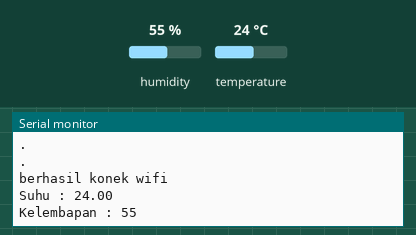
The sketch below on a simulated ESP8266 (NodeMCU). Parts: the last lines printed to the serial monitor. The test bench sets the inputs (shaded band); at power-on: humidity 55 %, temperature 24 °C. WiFi joins after 1.5 s; servers stay silent unless stated; uploads are accepted with an empty reply.

Above: at 2.7 s.
2.8 s: humidity set to 22 %
At 4.1 s:
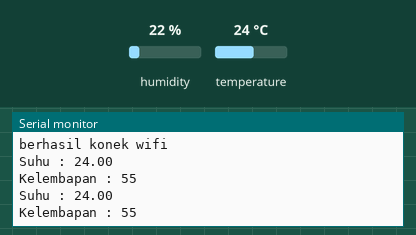
6.5 s: temperature set to 12 °C
At 8.1 s:
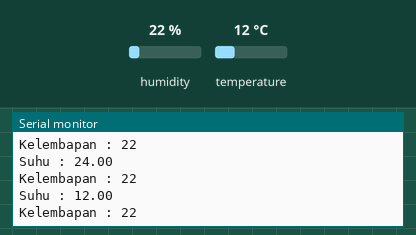
10.2 s: humidity set to 40 %
At 14.0 s:
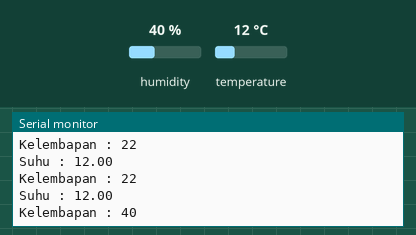
Timing chart, 0 to 15.5 s (numbered marks = the images above; inputs shaded):
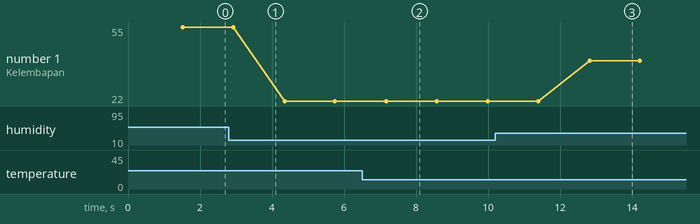

The sketch:

multisensor.ino
```cpp
#include "DHT.h"

#include <ESP8266HTTPClient.h>
#include<ESP8266WiFi.h>


WiFiClient wifiClient;
#define DHTPIN D2
#define DHTTYPE DHT11

DHT dht(DHTPIN,DHTTYPE);

// inisiasi variabel ssid dan pass
char ssid[]="Adrian";
char pass[]="bosspapa123";

// INISIASI VARIABEL HOST IP ADDRESS SERVER
const char* server="192.168.0.6";

void setup() {
  // put your setup code here, to run once:
  Serial.begin(9600);
  dht.begin();

    //inisiasi host
  WiFi.hostname("NodeMCU");
  //konek wifi
  WiFi.begin(ssid,pass);
  //cek koneksi
  while(WiFi.status() != WL_CONNECTED){
    Serial.println(".");
    delay(500);

  }
  Serial.println("berhasil konek wifi");

}

void loop() {
  // put your main code here, to run repeatedly:
  float suhu = dht.readTemperature();
  int kelembapan = dht.readHumidity();

    //tampilkan diserial
  Serial.println("Suhu : "+String(suhu));

  Serial.println("Kelembapan : "+String(kelembapan));
  Serial.println();

  WiFiClient client;
  const int httpPort =80;

  if(!client.connect(server,httpPort)){
    Serial.println("gagal terkoneksi ke web server");
    return;
  }

   HTTPClient http;
  //link url untuk kirim data
  String Link = "http://"+String(server)+"/multisensor/kirimdata.php?suhu=" + String(suhu) + "&kelembapan=" +String(kelembapan) ;
  //eksekusi
  http.begin(wifiClient, Link);
//  http.begin(Link);
  http.GET();
  //tangkap respon
  String respon = http.getString();
  Serial.println(respon);

  delay(1000);
}
```

Measured:
- after the input at 6.5 s, the serial monitor: prints a new line after 0.67 s (image 2)
- after the input at 10.2 s, the serial monitor: prints a new line after 2.6 s (image 3)
- plotted number 1: 55 → 22 after the input at 2.8 s, 22 → 40 after the input at 10.2 s
